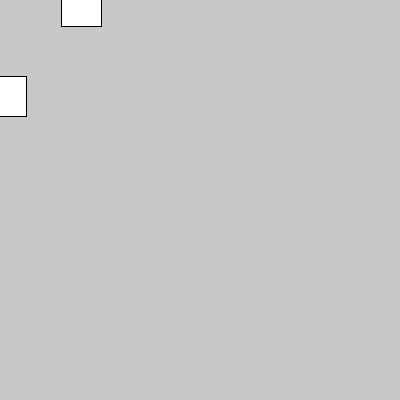
Frame 1 (no input)
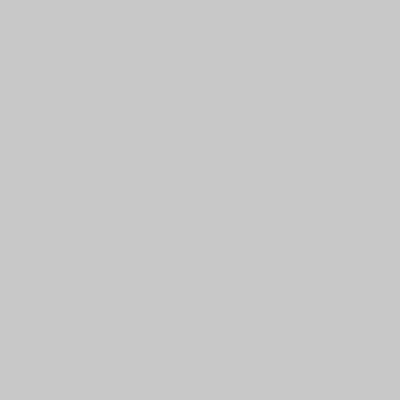
Frame 60 (the mouse pressed at the canvas centre just before this capture)
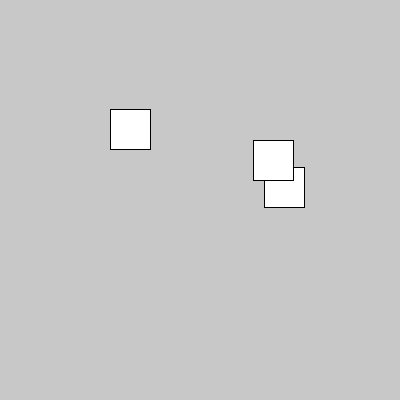
Frame 120 (the mouse held since frame 60 and released just before this capture)

The Processing sketch that drew these frames (run headless with seeded random() and noise(); from frame 60 on, the mouse is pressed at the canvas centre):

// Processing sketch: for_simple_random_mouse_cant
// ── for_simple_random_mouse_cant.pde
int cant = 10;
int tam;

void setup(){
  size(400,400);
  tam = width/cant;
  rectMode(CENTER);
}

void draw(){
  background(200);
  for(int i=0; i<cant;i++){
    int x = floor(random(0,width));
    int y = floor(random(0,width));
    if(dist(mouseX, mouseY, x, y)< 100)
      rect(x,y,tam,tam);
  }
}

void mousePressed(){
  cant++;
}

void keyPressed(){
  cant--;
}
